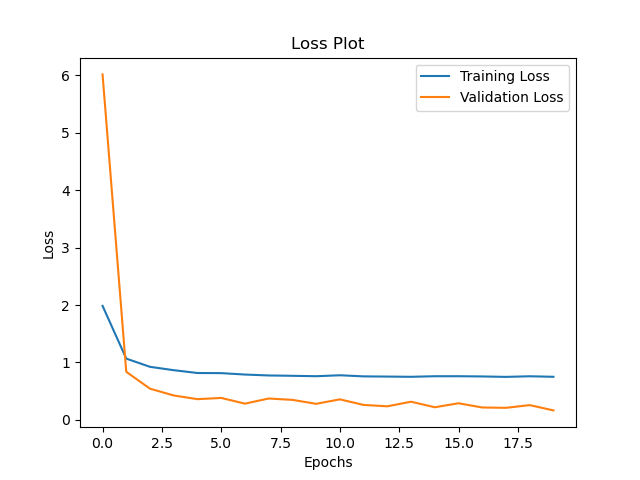

Write Python code to recreate this figure.
import torch
from torch import nn, optim
from transforms_vgg16_bn import clean_transform
from utils import load_data
import numpy as np
from matplotlib import pyplot as plt
import pandas as pd
from PIL import Image
from torchvision import models
import argparse

parser = argparse.ArgumentParser(description="Train image classifier model")
parser.add_argument("--learning_rate", type=int, default=0.001, help="set learning rate")
parser.add_argument("--epochs", type=int, default=1, help="set epochs")
parser.add_argument("--gpu", action="store_const", const="cuda", default="cpu", help="use gpu")
parser.add_argument("--save_model", help="save model", default = 'vgg_16bn.pt')
parser.add_argument("--load_model", help="load model", default=None)

args = parser.parse_args()

L_RATE= args.learning_rate
N_EPOCH = args.epochs 
device = args.gpu
save_model = args.save_model 
load = args.load_model 


labels = pd.read_csv("meta.csv").to_dict()["formula"]


def graph_plot(train_loss_values, valid_loss_values):
	fig, ax = plt.subplots()
	ax.plot(train_loss_values)
	ax.plot(valid_loss_values)
	ax.set_xlabel('Epochs')
	ax.set_ylabel('Loss')
	ax.set_title('Loss Plot')
	ax.legend(['Training Loss', 'Validation Loss'])
	fig.savefig('vgg_16bn.png')

def train(model, device, train_loader, optimizer, epoch):
	model.train()
	loss_fn = nn.CrossEntropyLoss()
	running_loss = 0
	for batch_idx, (data, target) in enumerate(train_loader):
		data, target = data.to(device), target.to(device)

		optimizer.zero_grad()
		pred = model(data)
		loss = loss_fn(pred, target)
		running_loss += loss.item()
		loss.backward()
		optimizer.step()

		if batch_idx % 100 == 0:
			print("Epoch:", epoch, "loss:", round(loss.item(), 5))
	return running_loss/len(train_loader)

def test(model, device, test_loader, plot=False):
	model.eval()

	loss_fn = nn.CrossEntropyLoss()
	running_loss = 0
	correct = 0
	exampleSet = False
	example_data = np.zeros([10, 224, 224])
	example_pred = np.zeros(10)
	example_target = np.zeros(10)

	with torch.no_grad():
		for data, target in test_loader:
			data, target = data.to(device), target.to(device)
			pred_loss = model(data)
			loss = loss_fn(pred_loss, target)
			running_loss += loss.item()

			pred = torch.argmax(model(data), dim=1)
			correct += sum((pred - target) == 0).item()

			if not exampleSet:
				for i in range(10):
					example_data[i] = data[i][0].to("cpu").numpy()
					example_pred[i] = pred[i].to("cpu").numpy()
					example_target[i] = target[i].to("cpu").numpy()
					exampleSet = True

	print('Valid set loss ', round(running_loss/len(test_loader), 5))
	print('Valid set accuracy: ', round(100. * correct / len(test_loader.dataset), 3), '%')

	if not plot: return round(running_loss/len(test_loader), 5)
	for i in range(10):
		plt.subplot(2,5,i+1)
		data = (example_data[i] - example_data[i].min()) * (example_data[i].max() - example_data[i].min())
		plt.imshow(data, cmap='gray', interpolation='none')
		corr = int(example_pred[i]) == int(example_target[i])
		plt.title(labels[int(example_pred[i])] + (" ✔" if corr else " ✖"))
		plt.xticks([])
		plt.yticks([])
	plt.show()


def load_model(load, device):
	# Defining the pre trained model 
	model = models.vgg16_bn(pretrained=True)
	for param in model.parameters(): 
		param.requires_grad = False 
	# Train the last layer as the number of classes we have is different 
	model.classifier[6] = nn.Linear(4096, 405)
	model = model.to(device)
	if load: model.load_state_dict(torch.load(load, map_location=device))
	return model
	
def predict(model, loc, is_image=False):
	model.eval()
	device = "cuda" if next(model.parameters()).is_cuda else "cpu"
	img = Image.open(loc) if is_image else loc
	img_t = clean_transform(img).to(device)
	out = model.forward(torch.unsqueeze(img_t, 0))
	return nn.functional.softmax(out, dim=1)[0]

def classify(model, loc, top=5):
	#prediction = model.predict(loc)
	prediction = predict(model, loc)
	_, indices = torch.sort(prediction, descending=True)
	return [(labels[ind.item()], prediction[ind.item()].item()) for ind in indices[:top]]


def run(N_EPOCH, L_RATE, load=None, save=None, device = torch.device("cuda" if torch.cuda.is_available() else "cpu")):
	
	train_loss = []
	valid_loss = []
	train_loader = load_data(replications=100)
	test_loader = load_data(replications=1)

	model = load_model(load, device)
	optimizer = optim.Adam(model.parameters(), lr=L_RATE)

	for epoch in range(N_EPOCH):
		v_loss = test(model, device, test_loader)
		valid_loss.append(v_loss)
		if save: torch.save(model.state_dict(), save)
		t_loss = train(model, device, train_loader, optimizer, epoch + 1)
		train_loss.append(t_loss)	

	test(model, device, test_loader)
	graph_plot(train_loss,valid_loss)

	if save: torch.save(model.state_dict(), save)

if __name__ == "__main__":
	run(N_EPOCH, L_RATE, load = load, save = save_model, device = device)
